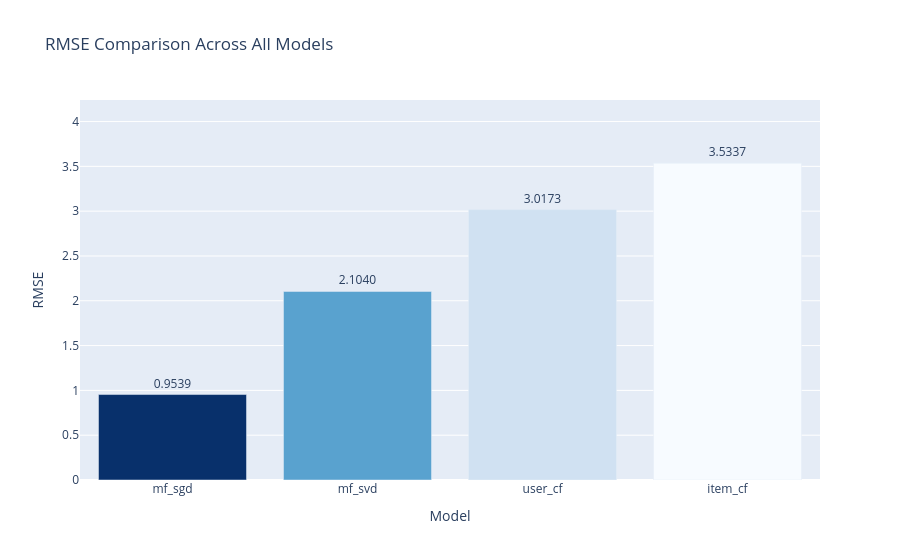

The notebook cell this image was saved under:
### Code cell
fig = px.bar(
    results_df,
    x='model',
    y='rmse',
    title='RMSE Comparison Across All Models',
    labels={'rmse': 'RMSE', 'model': 'Model'},
    color='rmse',
    color_continuous_scale='Blues_r',
    text='rmse'
)
fig.update_traces(texttemplate='%{text:.4f}', textposition='outside')
fig.update_layout(coloraxis_showscale=False, yaxis_range=[0, results_df['rmse'].max() * 1.2])
fig.show()

### Figure 1 — Plotly figure (JSON) as saved in the notebook; plotly's stock layout.template omitted (floating-point values rounded to 4 significant figures)
{"data": [{"hovertemplate": "Model=%{x}<br>RMSE=%{marker.color}<extra></extra>", "legendgroup": "", "marker": {"color": [0.9539, 2.104, 3.017, 3.534], "coloraxis": "coloraxis", "pattern": {"shape": ""}}, "name": "", "orientation": "v", "showlegend": false, "text": [0.9539, 2.104, 3.017, 3.534], "textposition": "outside", "texttemplate": "%{text:.4f}", "type": "bar", "x": ["mf_sgd", "mf_svd", "user_cf", "item_cf"], "xaxis": "x", "y": [0.9539, 2.104, 3.017, 3.534], "yaxis": "y"}], "layout": {"barmode": "relative", "coloraxis": {"colorbar": {"title": {"text": "RMSE"}}, "colorscale": [[0, "rgb(8,48,107)"], [0.125, "rgb(8,81,156)"], [0.25, "rgb(33,113,181)"], [0.375, "rgb(66,146,198)"], [0.5, "rgb(107,174,214)"], [0.625, "rgb(158,202,225)"], [0.75, "rgb(198,219,239)"], [0.875, "rgb(222,235,247)"], [1, "rgb(247,251,255)"]], "showscale": false}, "legend": {"tracegroupgap": 0}, "title": {"text": "RMSE Comparison Across All Models"}, "xaxis": {"anchor": "y", "domain": [0, 1], "title": {"text": "Model"}}, "yaxis": {"anchor": "x", "domain": [0, 1], "range": [0, 4.24], "title": {"text": "RMSE"}}}}
